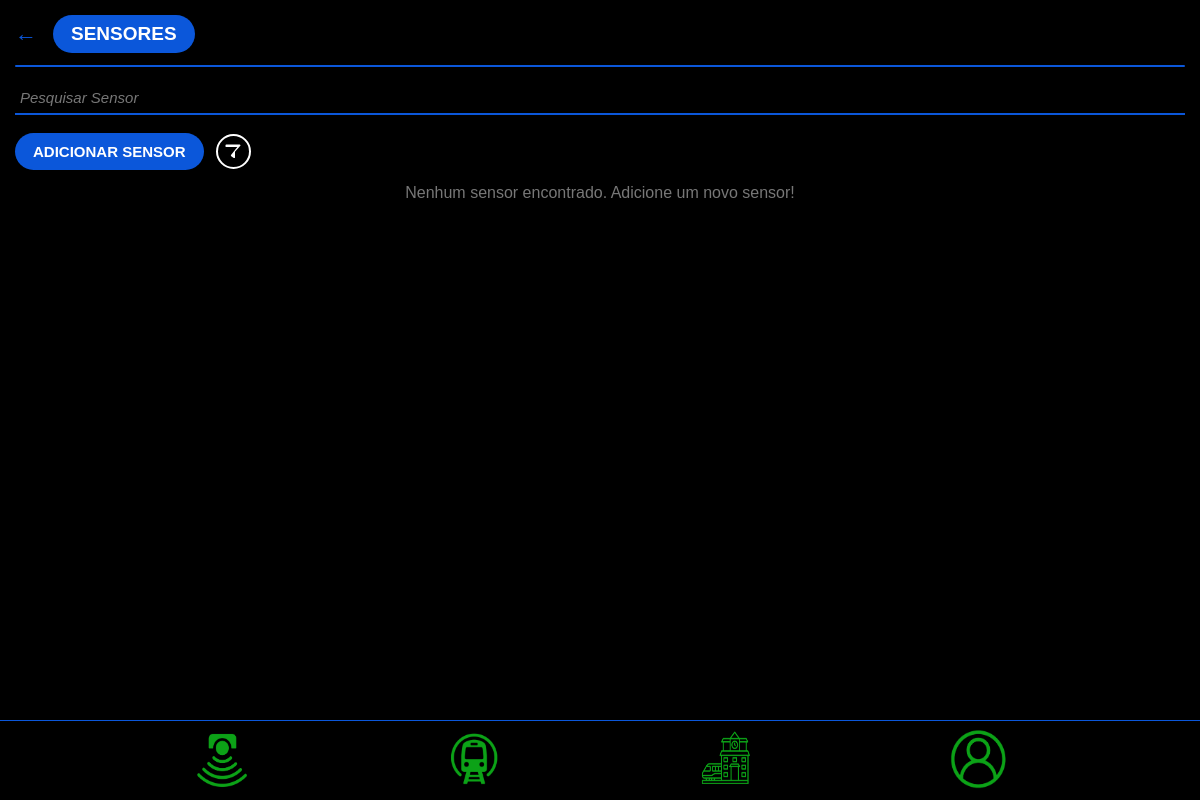
The page /public/sensor.php on the database as committed earlier.
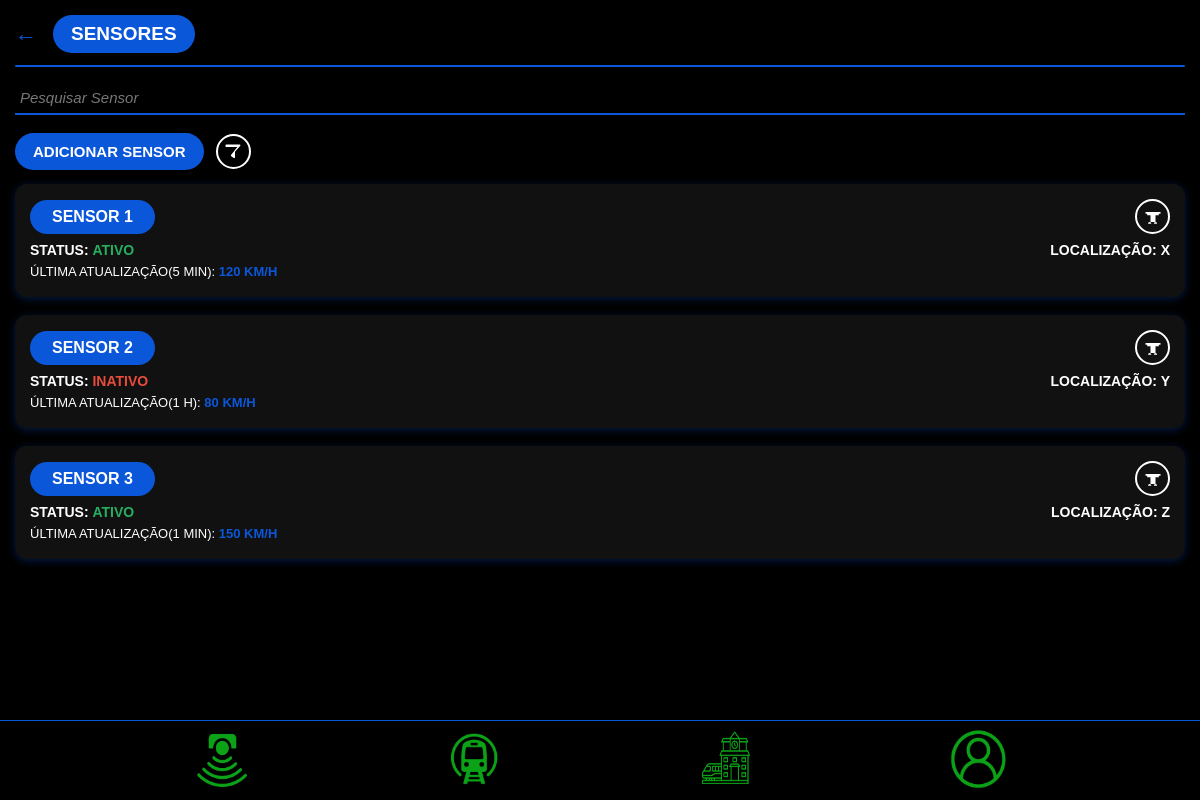
The same page on the database as committed later.
### tables this page shows
CREATE TABLE sensores (
    id_sensores INT AUTO_INCREMENT PRIMARY KEY,
    nome_sensor VARCHAR(120) UNIQUE NOT NULL,
    data_sensor TIMESTAMP DEFAULT CURRENT_TIMESTAMP
);

### public/sensor.php (the view, shortened to what this page needs)
<?php
$servername = "localhost";
$username = "root";
$password = "root";
$dbname = "trem_facil";
$conn = new mysqli($servername, $username, $password, $dbname);
$sensores = [];
$result = $conn->query("SELECT * FROM sensores ORDER BY id_sensores ASC");
if ($result) {
    if ($result->num_rows > 0) {
        while ($row = $result->fetch_assoc()) {
            $sensores[] = [
                'id' => $row['id_sensores'],
                'nome' => $row['nome_sensor'],
                'status' => $row['status'],
                'status_color' => ($row['status'] === 'ATIVO') ? 'green' : 'red',
                'localizacao' => $row['localizacao'],
                'ultima_atualizacao_texto' => $row['ultima_atualizacao_texto'],
                'ultima_atualizacao_valor' => $row['ultima_atualizacao_valor'],
                'ultima_atualizacao_unidade' => $row['ultima_atualizacao_unidade']
            ];
        }
    }
} else {
    echo "<script>alert('Erro ao buscar sensores: " . $conn->error . "');</script>";
}
?>
<!DOCTYPE html>
<html lang="pt-BR">
<head>
</head>
<body>
    <header class="header">
        <button class="btn-voltar" title="Voltar"></button>
        <div class="titulo-principal">SENSORES</div>
    </header>
    <div class="linha-azul"></div>
    <input type="text" class="input-search" placeholder="Pesquisar Sensor" aria-label="Pesquisar Sensor" />
    <div class="btn-group">
        <button class="btn-primary" type="button" onclick="openModal()">ADICIONAR SENSOR</button>
        <button class="btn-filter" type="button" title="Filtro">
            <svg xmlns="http://www.w3.org/2000/svg" height="20" width="20" fill="white" viewBox="0 0 24 24"><path d="M3 4a1 1 0 0 1 1-1h16a1 1 0 0 1 .8 1.6l-6.4 7.2v6.4a1 1 0 0 1-1.5.85l-3-2a1 1 0 0 1-.3-1.35L17.2 6H4a1 1 0 0 1-1-1z"/></svg>
        </button>
    </div>
    <?php if (empty($sensores)): ?>
        <p style="text-align: center; color: #777;">Nenhum sensor encontrado. Adicione um novo sensor!</p>
    <?php else: ?>
        <?php foreach($sensores as $sensor): ?>
            <div class="sensor-item">
                <div class="sensor-header">
                    <div class="sensor-name"><?= htmlspecialchars($sensor['nome']) ?></div>
                    <form action="" method="post" style="display: inline;" onsubmit="return confirm('Tem certeza que deseja remover este sensor?');">
                        <button class="btn-trash" type="submit" name="remove_sensor" title="Excluir Sensor">
                            <svg xmlns="http://www.w3.org/2000/svg" height="20" width="20" fill="white" viewBox="0 0 24 24"><path d="M3 6h18v2H3V6zm3 14a2 2 0 1 1 4 0H6zm7 0a2 2 0 1 1 4 0h-4zm2-10v8H9v-8H5V8h14v2h-6z"/></svg>
                        </button>
                    </form>
                </div>
                <div class="sensor-details">
                    <div class="status-label">
                        STATUS:
                        <?php if($sensor['status'] === 'ATIVO'): ?>
                            <span class="status-ativo"><?= htmlspecialchars($sensor['status']) ?></span>
                        <?php else: ?>
                            <span class="status-inativo"><?= htmlspecialchars($sensor['status']) ?></span>
                        <?php endif; ?>
                    </div>
                    <div class="localizacao">
                        LOCALIZAÇÃO: <?= htmlspecialchars($sensor['localizacao']) ?>
                    </div>
                </div>
                <div class="ult-atualizacao">
                    ÚLTIMA ATUALIZAÇÃO(<?= htmlspecialchars($sensor['ultima_atualizacao_texto']) ?>):
                    <span class="kmh"><?= htmlspecialchars($sensor['ultima_atualizacao_valor']) ?> <?= htmlspecialchars($sensor['ultima_atualizacao_unidade']) ?></span>
                </div>
            </div>
        <?php endforeach; ?>
    <?php endif; ?>
    <footer>
        <form action="" method="post">
            <button type="submit" title="Sensores">
                <img src="../assets/icons/tela_sensor_icon.png" alt="botão para tela sensores">
            </button>
        </form>
        <form action="" method="post">
            <button type="submit" title="Trens">
                <img src="../assets/icons/tela_tren_icon.png" alt="botão para tela trens">
            </button>
        </form>
        <form action="" method="post">
            <button type="submit" title="Estações">
                <img src="../assets/icons/tela_estacao_icon.png" alt="botão para tela estações">
            </button>
        </form>
        <form action="" method="post">
            <button type="submit" title="Perfil">
                <img src="../assets/icons/tela_perfil_icon.png" alt="botão para tela perfil">
            </button>
        </form>
    </footer>
</body>
</html>

### public/sensor.php (style rules this page uses)
* { margin: 0; padding: 0; box-sizing: border-box; }
body { background-color: #000; font-family: Arial, sans-serif; color: white; padding: 15px; padding-bottom: 80px; }
.header { display: flex; align-items: center; gap: 10px; margin-bottom: 12px; }
.btn-voltar { background-color: transparent; border: none; color: #0B57DA; font-size: 22px; cursor: pointer; display: flex; align-items: center; }
.btn-voltar::before { content: "←"; margin-right: 6px; }
.titulo-principal { background-color: #0B57DA; padding: 8px 18px; border-radius: 25px; font-weight: bold; font-size: 19px; color: white; user-select: none; }
.linha-azul { height: 2px; background-color: #0B57DA; margin-bottom: 15px; border-radius: 2px; }
.input-search { width: 100%; background: transparent; border: none; border-bottom: 2px solid #0B57DA; color: #999; padding: 7px 5px; font-size: 15px; margin-bottom: 18px; outline: none; }
::placeholder { color: #777; font-style: italic; }
.btn-primary { background-color: #0B57DA; color: white; padding: 10px 18px; border-radius: 25px; border: none; font-weight: 700; font-size: 15px; cursor: pointer; user-select: none; display: inline-flex; align-items: center; gap: 8px; transition: background-color 0.25s; }
.btn-filter, .btn-trash { background-color: transparent; border: 2.5px solid white; border-radius: 50%; width: 35px; height: 35px; color: white; cursor: pointer; display: flex; justify-content: center; align-items: center; transition: background-color 0.3s, border-color 0.3s; }
.btn-group { display: flex; align-items: center; gap: 12px; margin-bottom: 14px; }
.sensor-item { background-color: #111; margin-bottom: 18px; padding: 15px 15px 18px; border-radius: 12px; box-shadow: 0 2px 9px rgba(11, 87, 218, 0.3); }
.sensor-header { display: flex; justify-content: space-between; align-items: center; gap: 10px; margin-bottom: 8px; }
.sensor-name { background-color: #0B57DA; padding: 8px 22px; border-radius: 25px; font-weight: 700; font-size: 16px; color: white; user-select: none; }
.sensor-details { display: flex; justify-content: space-between; font-size: 14px; font-weight: 600; margin-bottom: 6px; }
.status-label { user-select: none; }
.status-ativo { color: #27ae60; font-weight: 700; }
.status-inativo { color: #e74c3c; font-weight: 700; }
.localizacao { color: white; }
.ult-atualizacao { font-size: 13px; }
.kmh { color: #0B57DA; font-weight: 700; user-select: none; }
footer { position: fixed; bottom: 0; left: 0; width: 100%; height: 80px; background-color: black; border-top: 1px solid #0B57DA; display: flex; justify-content: space-evenly; align-items: center; user-select: none; }
footer form { display: inline; }
footer button { border: none; background: none; cursor: pointer; }
footer img { width: 60px; height: 60px; }

Rows that differ between the two databases and show on the page:
added sensores: nome_sensor "SENSOR 1", status "ATIVO", localizacao "X", ultima_atualizacao_texto "5 MIN", ultima_atualizacao_valor "120", ultima_atualizacao_unidade "KM/H"
added sensores: nome_sensor "SENSOR 2", status "INATIVO", localizacao "Y", ultima_atualizacao_texto "1 H", ultima_atualizacao_valor "80", ultima_atualizacao_unidade "KM/H"
added sensores: nome_sensor "SENSOR 3", status "ATIVO", localizacao "Z", ultima_atualizacao_texto "1 MIN", ultima_atualizacao_valor "150", ultima_atualizacao_unidade "KM/H"
Other text that changed with them:
text no longer shown: "Nenhum sensor encontrado. Adicione um novo sensor!"
